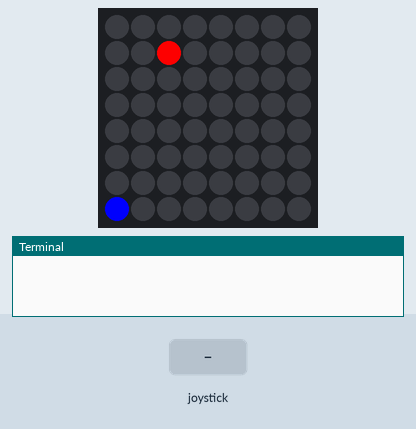
Simulated run of this program. Board: Raspberry Pi (BCM pin numbers) with a Sense HAT. Parts: the Sense HAT's 8×8 RGB LED matrix, the last lines printed to the terminal. The test bench sets the inputs (shaded band). Random numbers come from a fixed seed; the 64×8 strip is a reading aid, not a part: it shows the text the matrix is scrolling, unrolled, one strip-width of it at a time.

Above: at 1.2 s.
1.3 s: joystick pushed right
At 2.8 s:
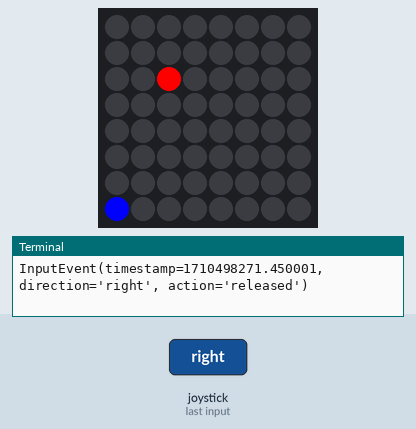
At 3.8 s:
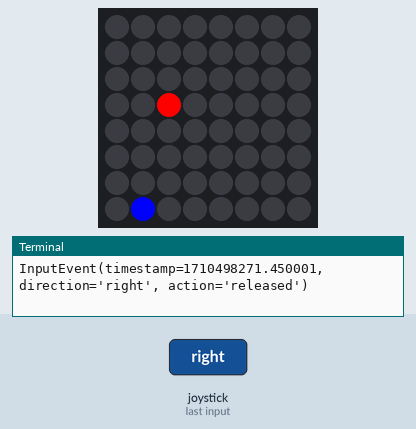
4.3 s: joystick pushed left
At 6.6 s:
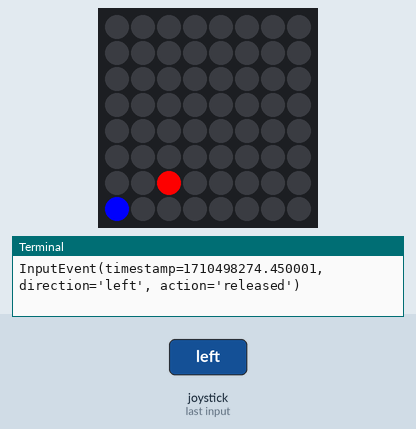

The program:

catcherGame.py
```python
from sense_hat import SenseHat
from time import sleep
import random

sense = SenseHat()
sense.clear()

game_over = False


catcher_x = 0
berry_x = random.randint(0,7)
berry_y = 0

score = 0

r = (255, 0, 0) #red
g = (0, 255, 0) #green
b = (0, 0, 255) #blue
k = (0, 0, 0) #blank
w = (255, 255, 255) #white
c = (0, 255, 255) #cyan
y = (255, 255, 0) #yellow
o = (255, 128, 0) #orange
n = (255, 128, 128) #pink
p = (128, 0, 128) #purple
d = (255, 0, 128) #darkPink
l = (128, 255, 128) #lightGreen

sense.set_pixel(berry_x, berry_y, r)
#Intro text or animation
# 3,2,1 countdown
def move_left():
  global catcher_x
  if catcher_x >= 1:
    catcher_x -= 1

def move_right():
  global catcher_x
  if catcher_x <= 7:
    catcher_x += 1

def berry_fall():
  global berry_y, berry_x, r
  if berry_y < 7:
    berry_y += 1
    sense.set_pixel(berry_x, berry_y, r)
  else:
    sense.show_message("GAME OVER")
    game_over = True

def update():
  global berry_x, berry_y, catcher_x, game_over, r
  sense.clear()
  berry_fall()
  sense.set_pixel(catcher_x, 7, b)
  ##print(“berry x: ” + str(berry_x))
 # print(“berry y: ” + str(berry_y))


while game_over == False:

  for event in sense.stick.get_events():
    print(event)
    if event.action == "pressed" and event.direction == "left":
      move_left()
    elif event.action == "pressed" and event.direction == "right":
      move_right()


  sleep(1)
  update()


      
```

Measured:
- what the display in image 1 shows lasts 1.0 s, from 2.0 s to 3.0 s
